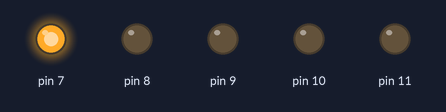
The sketch below on a simulated Arduino Uno, built with avr-gcc and run on an emulated ATmega328P. On the bench: output pins drawn as LEDs (lit = HIGH).

Above: at 0.2 s.
At 1.2 s:
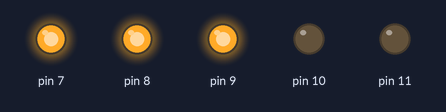
At 1.7 s:
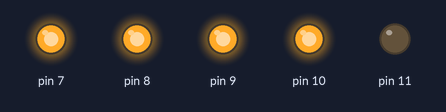
At 2.2 s:
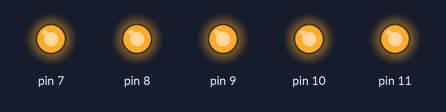
At 3.7 s:
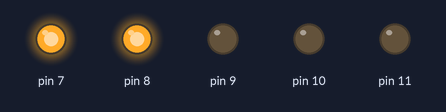
At 5.7 s:
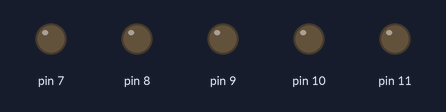
Timing chart, 0 to 6.9 s (numbered marks = the images above):
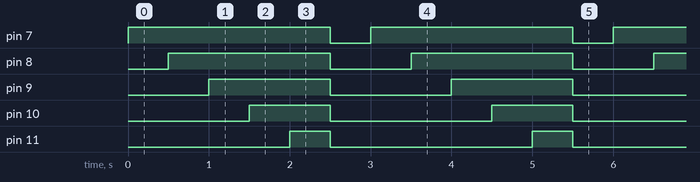

The sketch:

christmastree02.ino
```cpp
void setup() {
  for(int i=7; i<12; i++) {
    pinMode(i, OUTPUT);
  }
}

void loop() {
  for(int i=7; i<12; i++){
    digitalWrite(i, HIGH);
    delay(500);
  }

  for(int i=7; i<12; i++){
    digitalWrite(i, LOW);
  }
  delay(500);
}
```

Measured:
- by itself, pin 7: alternates HIGH for 2.5 s and LOW for 0.50 s
- by itself, pin 8: alternates HIGH for 2.0 s and LOW for 1.0 s
- by itself, pin 9: alternates HIGH for 1.5 s and LOW for 1.5 s
- by itself, pin 10: alternates HIGH for 1.0 s and LOW for 2.0 s
- by itself, pin 11: alternates HIGH for 0.50 s and LOW for 2.5 s
